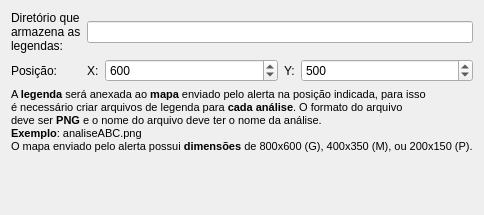
              <widget class="QWidget" name="legendTab">
               <attribute name="title">
                <string>Legenda</string>
               </attribute>
               <layout class="QVBoxLayout">
                <item>
                 <layout class="QGridLayout">
                  <item row="0" column="0">
                   <widget class="QLabel" name="label_46">
                    <property name="text">
                     <string>Diretório que
armazena as
legendas:</string>
                    </property>
                   </widget>
                  </item>
                  <item row="0" column="1" colspan="4">
                   <widget class="QLineEdit" name="legendDirNameLed"/>
                  </item>
                  <item row="1" column="0">
                   <widget class="QLabel" name="label_48">
                    <property name="sizePolicy">
                     <sizepolicy hsizetype="Fixed" vsizetype="Preferred">
                      <horstretch>0</horstretch>
                      <verstretch>0</verstretch>
                     </sizepolicy>
                    </property>
                    <property name="text">
                     <string>Posição:</string>
                    </property>
                   </widget>
                  </item>
                  <item row="1" column="1">
                   <widget class="QLabel" name="label_50">
                    <property name="sizePolicy">
                     <sizepolicy hsizetype="Fixed" vsizetype="Preferred">
                      <horstretch>0</horstretch>
                      <verstretch>0</verstretch>
                     </sizepolicy>
                    </property>
                    <property name="text">
                     <string>X:</string>
                    </property>
                   </widget>
                  </item>
                  <item row="1" column="2">
                   <widget class="QSpinBox" name="xlegendSpb">
                    <property name="maximum">
                     <number>1024</number>
                    </property>
                    <property name="value">
                     <number>600</number>
                    </property>
                   </widget>
                  </item>
                  <item row="1" column="3">
                   <widget class="QLabel" name="label_49">
                    <property name="sizePolicy">
                     <sizepolicy hsizetype="Fixed" vsizetype="Preferred">
                      <horstretch>0</horstretch>
                      <verstretch>0</verstretch>
                     </sizepolicy>
                    </property>
                    <property name="text">
                     <string>Y:</string>
                    </property>
                   </widget>
                  </item>
                  <item row="1" column="4">
                   <widget class="QSpinBox" name="ylegendSpb">
                    <property name="maximum">
                     <number>768</number>
                    </property>
                    <property name="value">
                     <number>500</number>
                    </property>
                   </widget>
                  </item>
                 </layout>
                </item>
                <item>
                 <widget class="QLabel" name="label_47">
                  <property name="text">
                   <string>&lt;!DOCTYPE HTML PUBLIC &quot;-//W3C//DTD HTML 4.0//EN&quot; &quot;http://www.w3.org/TR/REC-html40/strict.dtd&quot;&gt;
&lt;html&gt;&lt;head&gt;&lt;meta name=&quot;qrichtext&quot; content=&quot;1&quot; /&gt;&lt;style type=&quot;text/css&quot;&gt;
p, li { white-space: pre-wrap; }
&lt;/style&gt;&lt;/head&gt;&lt;body style=&quot; font-family:'MS Shell Dlg 2'; font-size:8.25pt; font-weight:400; font-style:normal;&quot;&gt;
&lt;p style=&quot; margin-top:0px; margin-bottom:0px; margin-left:0px; margin-right:0px; -qt-block-indent:0; text-indent:0px;&quot;&gt;&lt;span style=&quot; font-size:8pt;&quot;&gt;A &lt;/span&gt;&lt;span style=&quot; font-size:8pt; font-weight:600;&quot;&gt;legenda&lt;/span&gt;&lt;span style=&quot; font-size:8pt;&quot;&gt; será anexada ao &lt;/span&gt;&lt;span style=&quot; font-size:8pt; font-weight:600;&quot;&gt;mapa&lt;/span&gt;&lt;span style=&quot; font-size:8pt;&quot;&gt; enviado pelo alerta na posição indicada, para isso&lt;/span&gt;&lt;/p&gt;
&lt;p style=&quot; margin-top:0px; margin-bottom:0px; margin-left:0px; margin-right:0px; -qt-block-indent:0; text-indent:0px;&quot;&gt;&lt;span style=&quot; font-size:8pt;&quot;&gt;é necessário criar arquivos de legenda para &lt;/span&gt;&lt;span style=&quot; font-size:8pt; font-weight:600;&quot;&gt;cada análise&lt;/span&gt;&lt;span style=&quot; font-size:8pt;&quot;&gt;. O formato do arquivo&lt;/span&gt;&lt;/p&gt;
&lt;p style=&quot; margin-top:0px; margin-bottom:0px; margin-left:0px; margin-right:0px; -qt-block-indent:0; text-indent:0px;&quot;&gt;&lt;span style=&quot; font-size:8pt;&quot;&gt;deve ser &lt;/span&gt;&lt;span style=&quot; font-size:8pt; font-weight:600;&quot;&gt;PNG&lt;/span&gt;&lt;span style=&quot; font-size:8pt;&quot;&gt; e o nome do arquivo deve ter o nome da análise.&lt;/span&gt;&lt;/p&gt;
&lt;p style=&quot; margin-top:0px; margin-bottom:0px; margin-left:0px; margin-right:0px; -qt-block-indent:0; text-indent:0px;&quot;&gt;&lt;span style=&quot; font-size:8pt; font-weight:600;&quot;&gt;Exemplo&lt;/span&gt;&lt;span style=&quot; font-size:8pt;&quot;&gt;: analiseABC.png&lt;/span&gt;&lt;/p&gt;
&lt;p style=&quot; margin-top:0px; margin-bottom:0px; margin-left:0px; margin-right:0px; -qt-block-indent:0; text-indent:0px;&quot;&gt;&lt;span style=&quot; font-size:8pt;&quot;&gt;O mapa enviado pelo alerta possui &lt;/span&gt;&lt;span style=&quot; font-size:8pt; font-weight:600;&quot;&gt;dimensões&lt;/span&gt;&lt;span style=&quot; font-size:8pt;&quot;&gt; de 800x600 (G), 400x350 (M), ou 200x150 (P).&lt;/span&gt;&lt;/p&gt;&lt;/body&gt;&lt;/html&gt;</string>
                  </property>
                 </widget>
                </item>
                <item>
                 <spacer>
                  <property name="orientation">
                   <enum>Qt::Vertical</enum>
                  </property>
                  <property name="sizeHint" stdset="0">
                   <size>
                    <width>20</width>
                    <height>51</height>
                   </size>
                  </property>
                 </spacer>
                </item>
               </layout>
              </widget>
